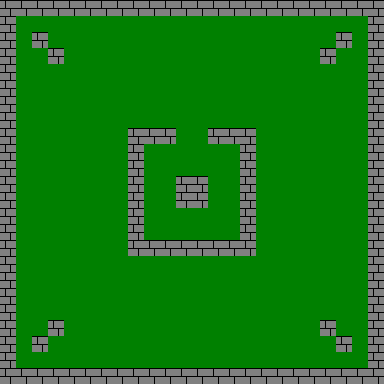

The image is a tile-based game level rendered from a .tmx file. Its description and source (layers, tilesets, objects; grid data summarised) follow:
An orthogonal 24x24 tile map with 16x16 px tiles, 1 tile layer (Calque de Tile 1).

<map version="1.0" orientation="orthogonal" width="24" height="24" tilewidth="16" tileheight="16">
 <tileset firstgid="1" name="tiles" tilewidth="16" tileheight="16">
  <image source="tiles.png" width="256" height="256" />
 </tileset>
 <layer name="Calque de Tile 1" width="24" height="24">
  <data>[576 cells, 576 non-empty, 2 distinct tile ids]</data>
 </layer>
</map>